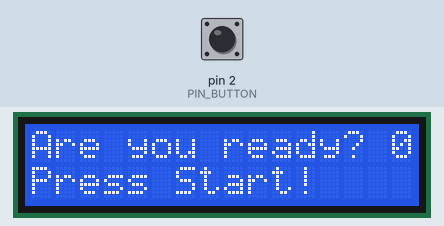
This sketch was run on a simulated Arduino Uno, built with avr-gcc and run on an emulated ATmega328P. On the bench: 16×2 character LCD. The test bench sets the inputs (shaded band); at power-on: pin 2 (PIN_BUTTON) HIGH. Random numbers use the default seed unless the sketch sets one.

Above: at 1.09 s.
1.4 s: pin 2 (PIN_BUTTON) pulled LOW for 0.15 s
At 2.0 s:
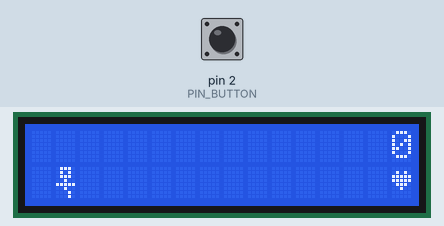
2.1 s: pin 2 (PIN_BUTTON) pulled LOW for 1 s
At 2.61 s:
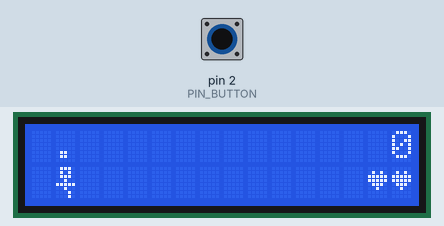
3.7 s: pin 2 (PIN_BUTTON) pulsed LOW 5 times (0.12 s each, 0.3 s apart)
At 4.67 s:
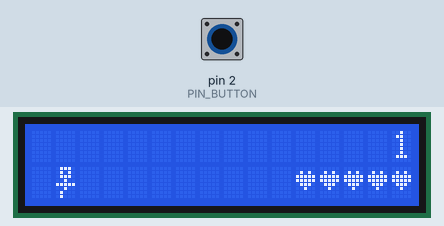
6.7 s: pin 2 (PIN_BUTTON) pulled LOW for 0.15 s
At 7.13 s:
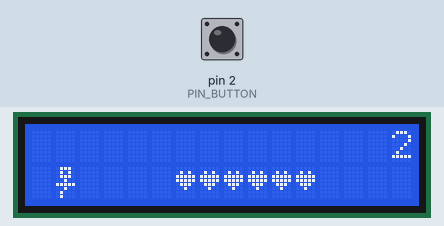
10.4 s: pin 2 (PIN_BUTTON) pulled LOW for 3.2 s
At 12.74 s:
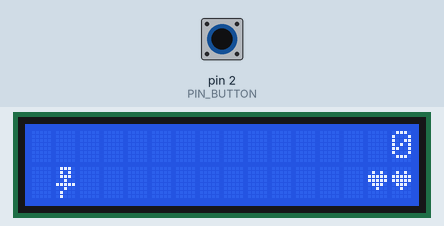
14.2 s: pin 2 (PIN_BUTTON) pulled LOW for 0.15 s
At 14.82 s:
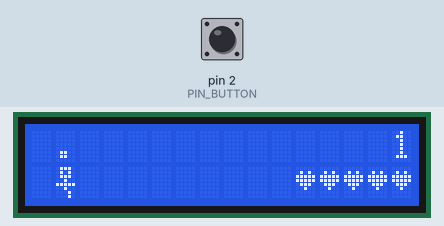
Timing chart, 0 to 17.2 s (numbered marks = the images above; inputs shaded):
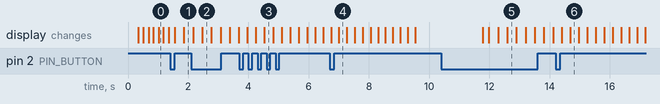

The sketch:

code1.ino
```cpp
#include <LiquidCrystal_I2C.h>
#include <Wire.h>

#define PIN_BUTTON   2
#define PIN_AUTOPLAY 1

#define HUMAN_RUN1 1  //human
#define HUMAN_RUN2 2
#define HUMAN_JUMP1 3
#define HUMAN_JUMP2 4

#define OBSTACLE   5 //heart
#define OBSTACLE_RIGHT 6
#define OBSTACLE_LEFT 7

/* POSITONS:
1,2: lower row
3,4: jumping process
5,6, 7, 8: jump upper row
9, 10: landing
11, 12: upper row */

LiquidCrystal_I2C lcd(0x27, 16, 2);
static char upperRow[17];  //width (16) + 1 for null terminator
static char lowerRow[17];
static bool buttonPushed = false;

static unsigned int speed = 500;
static unsigned long lastSpeedIncreaseTime = 0;
static const unsigned int speedIncreaseInterval = 3000;

void initializeGraphics() {
  static byte graphics[] = {
    //Human left leg
    0b01110,
    0b01010,
    0b01110,
    0b00100,
    0b11111,
    0b00100,
    0b01000,
    0b01000,

    //Human right leg
    0b01110,
    0b01010,
    0b01110,
    0b00100,
    0b11111,
    0b00100,
    0b00010,
    0b00010,

    //Human left leg
    0b01110,
    0b01010,
    0b01110,
    0b00100,
    0b11111,
    0b00100,
    0b01000,
    0b01000,

    //Human right leg
    0b01110,
    0b01010,
    0b01110,
    0b00100,
    0b11111,
    0b00100,
    0b00010,
    0b00010,

    //Heart
    0b00000,
    0b01010,
    0b11111,
    0b11111,
    0b01110,
    0b00100,
    0b00000,
    0b00000,

    //Heart right
    0b00000,
    0b01010,
    0b11111,
    0b11111,
    0b01110,
    0b00100,
    0b00000,
    0b00000,

    //Heart left
    0b00000,
    0b01010,
    0b11111,
    0b11111,
    0b01110,
    0b00100,
    0b00000,
    0b00000,
  };
  for (int i = 0; i < 7; i++) {
    lcd.createChar(i + 1, &graphics[i * 8]);
  }
  for (int i = 0; i < 16; ++i) { //width
    upperRow[i] = ' ';
    lowerRow[i] = ' ';
  }
}

// Move the screen (obstacles) to the left:
void moveObstacles(char*   world, byte newWorld) {
  for (int i = 0; i < 16; ++i) {
    char current = world[i];
    char next = (i == 16 - 1) ? newWorld :   world[i + 1];
    switch (current) {
      case ' ':
         world[i] = (next == OBSTACLE) ? OBSTACLE_RIGHT   : ' ';
         // 1)current element is solid and has terrain to the right.
        break;
      case OBSTACLE:
         world[i] = (next == ' ') ? OBSTACLE_LEFT   : OBSTACLE;
         //1)if next is empty, then current element (obstacle) has obstacle to the left
        break;
      case OBSTACLE_RIGHT:
         world[i] = OBSTACLE;
        break;
      case OBSTACLE_LEFT:
         world[i] = ' ';
        break;
    }
  }
}

void updateSpeed() {
  if(millis() - lastSpeedIncreaseTime > 2000) {
    lastSpeedIncreaseTime = millis();
    if(speed > 30) {
      speed -= 20;
    }
    }
  }

bool  drawHuman(byte position, char* upperRow, char* lowerRow, unsigned int score)   {
  bool collide = false;
  byte upper, lower;
  char upperSave = upperRow[1];
  char lowerSave = lowerRow[1];
   switch (position) {
    case 0:
      upper = lower = ' ';
       break;
    case 1:
      upper = ' ';
      lower = HUMAN_RUN1; //human runs on the ground (left leg)
      break;
    case 2:
      upper = ' ';
      lower = HUMAN_RUN2; //human runs on the ground (right leg)
      break;
     case 3: //jump on upper row
    case 10:  //landing
      upper =   ' ';
      lower = HUMAN_JUMP1; //jumps to the lower row
      break;
    case   4: //half-way up
    case 9:  //half-way down
      upper = '.';
       lower = HUMAN_JUMP2;
      break;
    case 5:
     case 6:
    case 7:
    case 8:
       upper = HUMAN_JUMP1;
      lower = ' ';
      break;
     case 11:
      upper = HUMAN_RUN1;  //human runs on upper row (left leg)
      lower   = ' ';
      break;
    case 12:
       upper = HUMAN_RUN2;  //right leg
      lower = ' ';
      break;
   }
  if (upper != ' ') {
    upperRow[1] = upper; //displaying char in upper row
     collide = (upperSave == ' ') ? false : true; //previous char in the upper row
  }
  if   (lower != ' ') {
    lowerRow[1] = lower; //displaying char in lower row
    collide   |= (lowerSave == ' ') ? false : true;
  }

  byte digits   = (score > 9999) ? 5 : (score > 999) ? 4 : (score > 99) ? 3 : (score > 9) ? 2 :   1;

  // Drawing the full screen
  upperRow[16] = '\\0';
  lowerRow[16] = '\\0';
  char temp = upperRow[16 - digits];
  upperRow[16 - digits]   = '\\0';
  lcd.setCursor(0, 0);
  lcd.print(upperRow);
  upperRow[16  - digits] = temp;
  lcd.setCursor(0, 1);
  lcd.print(lowerRow);

  lcd.setCursor(16 - digits, 0);
  lcd.print(score);

  upperRow[1]   = upperSave;
  lowerRow[1] = lowerSave;
  return   collide;
}


void buttonPush()   {
  buttonPushed = true;
}

void setup() {
  Serial.begin(4000);
  pinMode(PIN_BUTTON,   INPUT);
  digitalWrite(PIN_BUTTON, HIGH);
  pinMode(PIN_AUTOPLAY, OUTPUT);
  digitalWrite(PIN_AUTOPLAY, HIGH);

  // // Digital pin 2 maps to interrupt   0
  attachInterrupt(0, buttonPush, FALLING); //0 pin button

  initializeGraphics();

  lcd.init();
  lcd.backlight();
}

void loop() {
  static byte HumanPos   = 1;
  static byte newWorldType = 0; //EMPTY
   static byte newWorldDuration = 1;
  static bool playing = false;
  static   bool blink = false;
  static unsigned int distance = 0;

  if (!playing)   {
    drawHuman((blink) ? 0 : HumanPos, upperRow, lowerRow,   distance >> 3);
    if (blink) {
      lcd.setCursor(0, 0); //top left corner of lcd
      lcd.print("Are you ready?");
      lcd.setCursor(0, 1);
      lcd.print("Press Start!");
    }

    delay(100);
    blink = !blink;
    if (buttonPushed)   {
      initializeGraphics();
      HumanPos = 1;
      playing = true;
      buttonPushed = false;
      distance = 0;
      speed = 250;  // Reset speed when starting the game
      lastSpeedIncreaseTime = millis();  // Reset the speed timer
    }
  }else{
      updateSpeed();

  // Shift to the left
  moveObstacles(lowerRow,   newWorldType == 1 ? OBSTACLE : ' ');
  moveObstacles(upperRow, newWorldType == 2 ? OBSTACLE   : ' ');

  // Make new screen to enter on the right
   if (--newWorldDuration == 0) {
    if (newWorldType == 0) {
       newWorldType = (random(3) == 0) ? 2 : 1;
       newWorldDuration = 10 + random(6);
    } else {
      newWorldType   = 0;
      newWorldDuration = 10 + random(6);
    }
  }

   if (buttonPushed) {
    if (HumanPos <= 2) HumanPos = 3;
     buttonPushed = false;
  }

  if (drawHuman(HumanPos, upperRow, lowerRow,   distance >> 3)) {
    playing = false; // The Human collided with something
      lcd.clear();
      lcd.setCursor(0, 0);
      lcd.print("Game Over!");
      delay(2000);  // Show game over screen for 2 seconds
      playing = false;
      blink = false;
  } else {
    if (HumanPos   == 2 || HumanPos == 10) {
      HumanPos   = 1;
    } else if ((HumanPos >= 5 &&   HumanPos <= 7) && lowerRow[1] != ' ')   {
      HumanPos = 11;
    } else if (HumanPos >= 11   && lowerRow[1] == ' ') {
      HumanPos   = 7;
    } else if (HumanPos == 12) {
       HumanPos = 11;
    } else {
      ++HumanPos;
     }
    ++distance;
  }
    delay(speed); // Use the speed variable to control game refresh rate
  }
}
```
